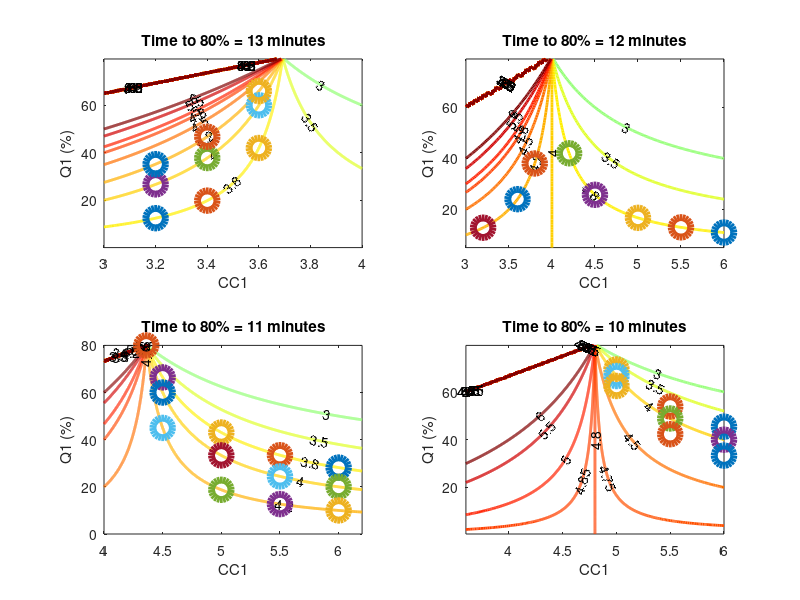
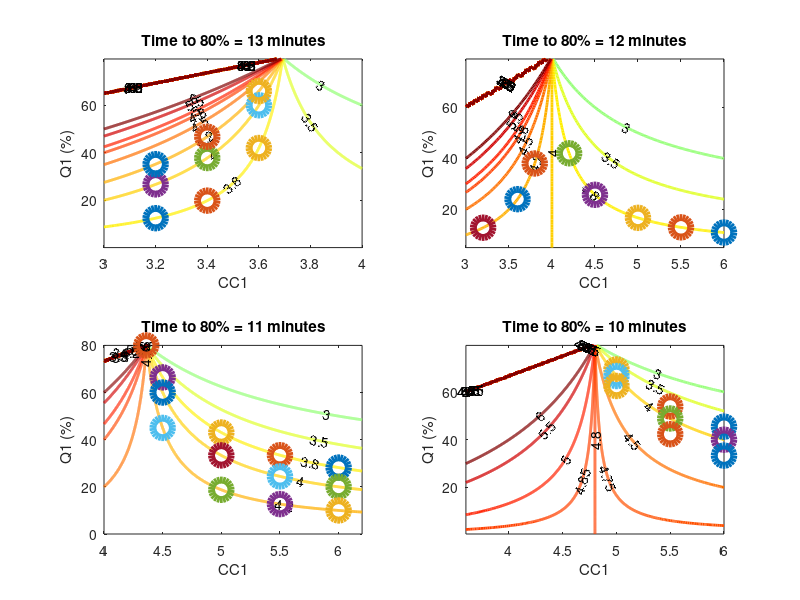

MATLAB code to generate these figures, in order:
% BMS contour
% Peter Attia
% 2017-06-15

close all
clear all

Q1=5:5:80;
CC1=3:0.2:6;
time_vector = [13 12 11 10]; %holds the possible times

% CC2 = ones(length(time_vector),length(CC1),length(Q1));
CC2 = ones(length(Q1),length(CC1),length(time_vector));

figure, set(gcf, 'units','normalized','outerposition',[0 0 1 1]) 

% for i=1:length(time_vector)
%     subplot(2,length(time_vector)/2,i), hold on, box on
%     xlabel('CC1'),ylabel('Q1 (%)')
%     title(['Time to 80% = ' num2str(time_vector(i))])
%     
%     [X,Y] = meshgrid(CC1,Q1);
%     CC2 = [(time_vector(i) - (Y./100).*(60./X))./(60.*(0.8-(Y./100)))].^(-1);
%     v =[3.8 4 4.2];
%     contour(X,Y,CC2,v,'LineWidth',2,'ShowText','on')
% end

for i=1:length(time_vector)
    subplot(2,length(time_vector)/2,i), hold on, box on
    xlabel('CC1'),ylabel('Q1 (%)')
    title(['Time to 80% = ' num2str(time_vector(i)) ' minutes'])
end

for i=1:length(time_vector)
    if time_vector(i) == 10
        subplot(2,length(time_vector)/2,4)
        Q1=0.5:0.1:79.5;
        CC1=3.6:0.02:6;
        [X,Y] = meshgrid(CC1,Q1);
        CC2 = [(time_vector(i) - (Y./100).*(60./X))./(60.*(0.8-(Y./100)))].^(-1);
        v = [3 3.5 4 4.5 4.75 4.8 4.85 5 5.5 6];
        contour(X,Y,CC2,v,'LineWidth',2,'ShowText','on')
    elseif time_vector(i) == 11
        subplot(2,length(time_vector)/2,3)
        Q1=0:0.02:80;
        CC1=4:0.02:6.2;
        [X,Y] = meshgrid(CC1,Q1);
        CC2 = 1./((time_vector(i) - ((Y./100).*(60./X)) )./ (60.*(0.8-(Y./100))));
        v = [3 3.5 3.8 4 4.2 4.5 4.8 5 5.5 6];
        contour(X,Y,CC2,v,'LineWidth',2,'ShowText','on')
    elseif time_vector(i) == 12
        subplot(2,length(time_vector)/2,2)
        Q1=5:1:79.5;
        CC1=3:0.01:6;
        [X,Y] = meshgrid(CC1,Q1);
        CC2 = [(time_vector(i) - (Y./100).*(60./X))./(60.*(0.8-(Y./100)))].^(-1);
        v = [3 3.5 3.8 4 4.2 4.5 4.8 5 5.5 6];
        contour(X,Y,CC2,v,'LineWidth',2,'ShowText','on')
        
    else
        subplot(2,length(time_vector)/2,1)
        Q1=0.05:0.05:79.5;
        CC1=3:0.01:4;
        [X,Y] = meshgrid(CC1,Q1);
        CC2 = 1./((time_vector(i) - ((Y./100).*(60./X)) )./ (60.*(0.8-(Y./100))));
        v = [3 3.5 3.8 4 4.2 4.5 4.8 5 5.5 6];
        contour(X,Y,CC2,v,'LineWidth',2,'ShowText','on')
        %y = 100.*(((time_vector(i)./60) - (0.8.*v(1))).*CC1)./(1-(CC1.*v(1)));
        %y = (5.*CC1.*(48.*v(1)-time_vector(i)))./(3.*(CC1-v(1)));
        %plot(CC1,y)
       


    end
        
end
% 
% % Manually determined degradation values in Excel. The list of policies and
% % the list of degradation values should be programmatically generated
% 
list = [10	6	45.45	3.8	0.1
10	5.5	53.92	3.8	0.1
10	5	69.44	3.8	0.1
10	6	40.00	4	0.1
10	5.5	48.89	4	0.1
10	5	66.67	4	0.1
10	4.8	80.00	0	0.1
10	6	33.33	4.2	0.1
10	5.5	42.31	4.2	0.1
10	5	62.50	4.2	0.1
11	6	28.18	3.8	0.1
11	5.5	33.43	3.8	0.1
11	5	43.06	3.8	0.1
11	4.5	66.43	3.8	0.1
11	6	20.00	4	0.1
11	5.5	24.44	4	0.1
11	5	33.33	4	0.1
11	4.5	60.00	4	0.1
11	4.36	80.00	0	0.1
11	6	10.00	4.2	0.1
11	5.5	12.69	4.2	0.1
11	5	18.75	4.2	0.1
11	4.5	45.00	4.2	0.1
12	6	10.91	3.8	0.1
12	5.5	12.94	3.8	0.1
12	5	16.67	3.8	0.1
12	4.5	25.71	3.8	0.1
12	4.2	42.00	3.8	0.1
12	4	80.00	0	0.1
12	3.2	12.80	4.2	0.1
12	3.6	24.00	4.2	0.1
12	3.8	38.00	4.2	0.1
13	3.2	12.44	3.8	0.1
13	3.4	19.83	3.8	0.1
13	3.6	42.00	3.8	0.1
13	3.2	26.67	4	0.1
13	3.4	37.78	4	0.1
13	3.6	60.00	4	1
13	3.7	80.00	0	0
13	3.2	35.20	4.2	0
13	3.4	46.75	4.2	0
13	3.6	66.00	4.2	0];

colormap jet;

% scalefactor = 1e6; % Factor to scale 

% maxvalue = max(list(:,5))*scalefactor;


for i = 1:length(list(:,1))
    if list(i,1) == 10
        subplot(2,length(time_vector)/2,4)
        if list(i,3) == 80
            scatter(list(i,2),list(i,3),'bsquare','SizeData',200,'LineWidth',5)
        else
            scatter(list(i,2),list(i,3),'ro','SizeData',200,'LineWidth',5)
        end
    elseif list(i,1) == 11
        subplot(2,length(time_vector)/2,3)
        if list(i,3) == 80
            scatter(list(i,2),list(i,3),'bsquare','SizeData',200,'LineWidth',5)
        else
            scatter(list(i,2),list(i,3),'ro','SizeData',200,'LineWidth',5)
        end
    elseif list(i,1) == 12
        subplot(2,length(time_vector)/2,2)
        if list(i,3) == 80
            scatter(list(i,2),list(i,3),'bsquare','SizeData',200,'LineWidth',5)
        else
            scatter(list(i,2),list(i,3),'ro','SizeData',200,'LineWidth',5)
        end
    else
        subplot(2,length(time_vector)/2,1)
        if list(i,3) == 80
            scatter(list(i,2),list(i,3),'bsquare','SizeData',200,'LineWidth',5)
        else
            scatter(list(i,2),list(i,3),'ro','SizeData',200,'LineWidth',5)
        end
%         caxis([0 maxvalue])
    end
end

%% Save images
saveas(gcf,'contour.png')
saveas(gcf,'contour.fig')